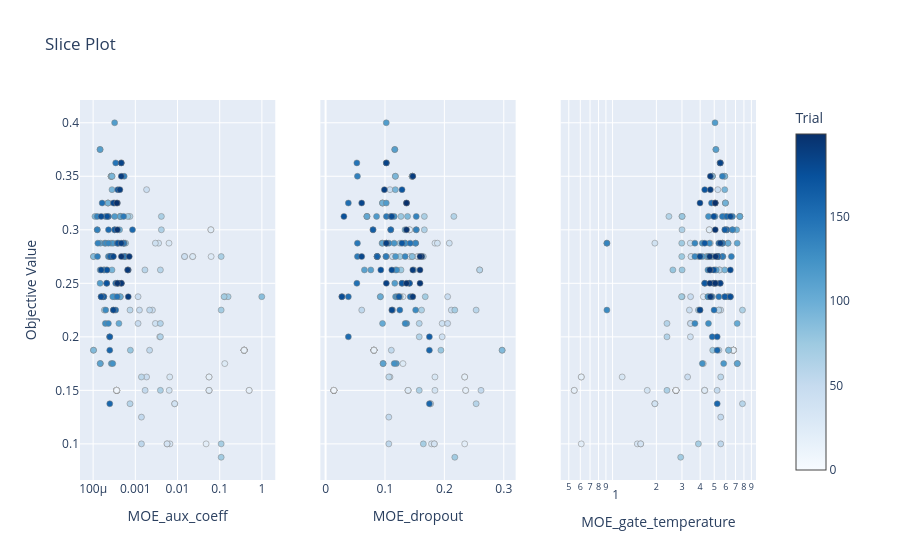

Notebook source saved alongside this figure:
### Code cell
fig_slice = plot_slice(study, params=params_to_plot_MOE_AUX)
fig_slice.show()

### Figure 1 — Plotly figure (JSON) as saved in the notebook; plotly's stock layout.template omitted (floating-point values rounded to 4 significant figures; data arrays with more than 128 entries replaced by an {"elided": "..."} marker saying what was removed)
{"data": [{"marker": {"color": {"elided": "200 int values"}, "colorbar": {"title": {"text": "Trial"}, "x": 1, "xpad": 40}, "colorscale": [[0, "rgb(247,251,255)"], [0.125, "rgb(222,235,247)"], [0.25, "rgb(198,219,239)"], [0.375, "rgb(158,202,225)"], [0.5, "rgb(107,174,214)"], [0.625, "rgb(66,146,198)"], [0.75, "rgb(33,113,181)"], [0.875, "rgb(8,81,156)"], [1, "rgb(8,48,107)"]], "line": {"color": "Grey", "width": 0.5}, "showscale": true}, "mode": "markers", "name": "Feasible Trial", "showlegend": false, "type": "scatter", "x": {"elided": "200 float values"}, "xaxis": "x", "y": {"elided": "200 float values"}, "yaxis": "y"}, {"marker": {"color": {"elided": "200 int values"}, "colorbar": {"title": {"text": "Trial"}, "x": 1, "xpad": 40}, "colorscale": [[0, "rgb(247,251,255)"], [0.125, "rgb(222,235,247)"], [0.25, "rgb(198,219,239)"], [0.375, "rgb(158,202,225)"], [0.5, "rgb(107,174,214)"], [0.625, "rgb(66,146,198)"], [0.75, "rgb(33,113,181)"], [0.875, "rgb(8,81,156)"], [1, "rgb(8,48,107)"]], "line": {"color": "Grey", "width": 0.5}, "showscale": false}, "mode": "markers", "name": "Feasible Trial", "showlegend": false, "type": "scatter", "x": {"elided": "200 float values"}, "xaxis": "x2", "y": {"elided": "200 float values"}, "yaxis": "y2"}, {"marker": {"color": {"elided": "200 int values"}, "colorbar": {"title": {"text": "Trial"}, "x": 1, "xpad": 40}, "colorscale": [[0, "rgb(247,251,255)"], [0.125, "rgb(222,235,247)"], [0.25, "rgb(198,219,239)"], [0.375, "rgb(158,202,225)"], [0.5, "rgb(107,174,214)"], [0.625, "rgb(66,146,198)"], [0.75, "rgb(33,113,181)"], [0.875, "rgb(8,81,156)"], [1, "rgb(8,48,107)"]], "line": {"color": "Grey", "width": 0.5}, "showscale": false}, "mode": "markers", "name": "Feasible Trial", "showlegend": false, "type": "scatter", "x": {"elided": "200 float values"}, "xaxis": "x3", "y": {"elided": "200 float values"}, "yaxis": "y3"}], "layout": {"title": {"text": "Slice Plot"}, "xaxis": {"anchor": "y", "domain": [0, 0.2889], "title": {"text": "MOE_aux_coeff"}, "type": "log"}, "xaxis2": {"anchor": "y2", "domain": [0.3556, 0.6444], "title": {"text": "MOE_dropout"}}, "xaxis3": {"anchor": "y3", "domain": [0.7111, 1], "title": {"text": "MOE_gate_temperature"}, "type": "log"}, "yaxis": {"anchor": "x", "domain": [0, 1], "title": {"text": "Objective Value"}}, "yaxis2": {"anchor": "x2", "domain": [0, 1], "matches": "y", "showticklabels": false}, "yaxis3": {"anchor": "x3", "domain": [0, 1], "matches": "y", "showticklabels": false}}}
